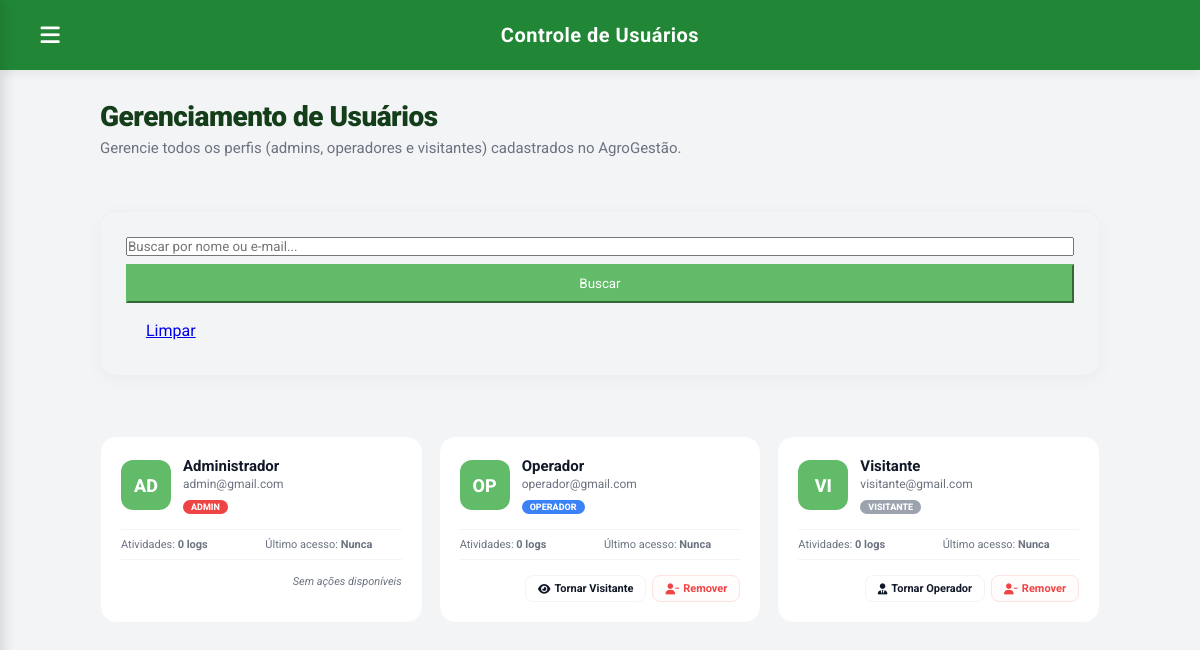
Screenshot of /ProducaoVegetal/admin_usuarios.php (signed in) with the database file from the repository.
### tables this page shows
CREATE TABLE IF NOT EXISTS `usuarios` (
  `id_usuario`  INT(11)      NOT NULL AUTO_INCREMENT,
  `nome`        VARCHAR(100) NOT NULL,
  `email`       VARCHAR(120) NOT NULL,
  `senha`       VARCHAR(255) NOT NULL,    
  `foto_perfil` VARCHAR(255)     DEFAULT NULL,
  `perfil`      VARCHAR(50)      DEFAULT 'operador',
  PRIMARY KEY (`id_usuario`),
  UNIQUE KEY `email` (`email`)
);

### ProducaoVegetal/auth.php (called while the page is built, shortened)
<?php
function obter_iniciais($nome) {
    $nomes = explode(' ', trim($nome));
    $iniciais = 'U';
    if (count($nomes) > 1) {
        $iniciais = strtoupper($nomes[0][0] . $nomes[count($nomes) - 1][0]);
    } else if (!empty($nomes[0])) {
        $iniciais = strtoupper(substr($nomes[0], 0, 2));
    }
    return $iniciais;
}
?>

### ProducaoVegetal/admin_usuarios.php (the view, shortened to what this page needs)
<?php
require_once '../Banco/conexao.php';
require_once 'auth.php';
$id_usuario_logado = $_SESSION['user_id'];
$busca = isset($_GET['busca']) ? trim($_GET['busca']) : '';
$where_sql = "1=1";
$q_users = $conn->query("
    SELECT u.id_usuario, u.nome, u.email, u.perfil, u.foto_perfil,
           (SELECT COUNT(*) FROM log l WHERE l.id_usuario = u.id_usuario) AS n_logs,
           (SELECT MAX(l.data_operacao) FROM log l WHERE l.id_usuario = u.id_usuario) AS ultima_atividade
    FROM usuarios u
    WHERE $where_sql
    ORDER BY u.perfil ASC, u.nome ASC
");
$usuarios = $q_users ? $q_users->fetch_all(MYSQLI_ASSOC) : [];
?>
<!DOCTYPE html>
<html lang="pt-BR">
<head>
    <link rel="stylesheet" href="https://cdnjs.cloudflare.com/ajax/libs/font-awesome/6.4.0/css/all.min.css">
    <link rel="stylesheet" href="style.css">
</head>
<body>
<div class="app-layout">
    <div class="main-wrapper">
        <header class="topbar">
            <div class="topbar-left">
                <button class="menu-btn" onclick="toggleMenu()"><i class="fa-solid fa-bars"></i></button>
                <div class="topbar-title">Controle de Usuários</div>
            </div>
        </header>
        <main class="main-content">
            <div class="content-wrapper">
                <div class="page-header">
                    <h1>Gerenciamento de Usuários</h1>
                    <p>Gerencie todos os perfis (admins, operadores e visitantes) cadastrados no AgroGestão.</p>
                </div>
                <div class="report-card" style="margin-bottom: 20px;">
                    <form method="GET" action="admin_usuarios.php" style="display:flex; gap:8px;">
                        <input type="text" name="busca" class="filter-input" style="flex:1;" placeholder="Buscar por nome ou e-mail..." value="<?php echo htmlspecialchars($busca); ?>">
                        <button type="submit" class="btn-export" style="background:var(--primary-green); color:white; border-color:var(--primary-green); padding:10px 20px;">
                            Buscar
                        </button>
                        <a href="admin_usuarios.php" class="btn-export" style="padding:10px 20px; display:inline-flex; align-items:center;">
                            Limpar
                        </a>
                    </form>
                </div>
                <div class="user-grid">
                    <?php if (empty($usuarios)): ?>
                        <div class="empty-state" style="grid-column: 1 / -1;">Nenhum usuário encontrado.</div>
                    <?php else: ?>
                        <?php foreach ($usuarios as $u):
                            $iniciais = obter_iniciais($u['nome']);
                        ?>
                            <div class="user-card">
                                <div class="user-header">
                                    <div class="user-avatar">
                                        <?php if (!empty($u['foto_perfil'])): ?>
                                            <img src="<?php echo htmlspecialchars($u['foto_perfil']); ?>" alt="Foto">
                                        <?php else: ?>
                                            <?php echo htmlspecialchars($iniciais); ?>
                                        <?php endif; ?>
                                    </div>
                                    <div class="user-meta">
                                        <h4><?php echo htmlspecialchars($u['nome']); ?></h4>
                                        <p><?php echo htmlspecialchars($u['email']); ?></p>
                                        <div style="margin-top: 4px;">
                                            <span class="perfil-badge badge-<?php echo $u['perfil']; ?>"><?php echo $u['perfil'] === 'admin' ? 'Admin' : ucfirst($u['perfil']); ?></span>
                                        </div>
                                    </div>
                                </div>
                                <div class="user-stats">
                                    <div>Atividades: <strong><?php echo $u['n_logs']; ?> logs</strong></div>
                                    <div>Último acesso: <strong><?php echo $u['ultima_atividade'] ? date('d/m H:i', strtotime($u['ultima_atividade'])) : 'Nunca'; ?></strong></div>
                                </div>
                                <div class="user-actions">
                                    <?php if ($u['id_usuario'] !== $id_usuario_logado && $u['perfil'] !== 'admin'): ?>
                                        <?php if ($u['perfil'] === 'visitante'): ?>
                                            <a href="admin_usuarios.php?action=tornar_operador&id=<?php echo $u['id_usuario']; ?>&busca=<?php echo urlencode($busca); ?>" class="btn-act btn-act-role">
                                                <i class="fa-solid fa-user-tie"></i> Tornar Operador
                                            </a>
                                        <?php elseif ($u['perfil'] === 'operador'): ?>
                                            <a href="admin_usuarios.php?action=tornar_visitante&id=<?php echo $u['id_usuario']; ?>&busca=<?php echo urlencode($busca); ?>" class="btn-act btn-act-role">
                                                <i class="fa-solid fa-eye"></i> Tornar Visitante
                                            </a>
                                        <?php endif; ?>
                                        <a href="admin_usuarios.php?action=delete&id=<?php echo $u['id_usuario']; ?>&busca=<?php echo urlencode($busca); ?>" class="btn-act btn-act-del" onclick="return confirm('Deseja realmente remover este usuário?')">
                                            <i class="fa-solid fa-user-minus"></i> Remover
                                        </a>
                                    <?php else: ?>
                                        <span style="font-size: 11px; color: var(--text-gray); font-style: italic;">Sem ações disponíveis</span>
                                    <?php endif; ?>
                                </div>
                            </div>
                        <?php endforeach; ?>
                    <?php endif; ?>
                </div>
            </div>
        </main>
    </div>
</div>
</body>
</html>

### ProducaoVegetal/admin_usuarios.php (style rules this page uses)
.user-grid { display: grid; grid-template-columns: repeat(auto-fit, minmax(300px, 1fr)); gap: 16px; margin-top: 16px; }
.user-card { background: var(--card-bg); border: 1px solid var(--border-color); border-radius: 16px; padding: 20px; display: flex; flex-direction: column; gap: 15px; position: relative; transition: transform .2s, box-shadow .2s; }
.user-header { display: flex; gap: 12px; align-items: center; }
.user-avatar { width: 50px; height: 50px; border-radius: 12px; overflow: hidden; background: var(--primary-green); color: white; display: flex; justify-content: center; align-items: center; font-size: 18px; font-weight: 800; }
.user-meta { flex: 1; min-width: 0; }
.user-meta h4 { font-size: 15px; color: var(--text-main); font-weight: 700; margin: 0 0 2px; }
.user-meta p { font-size: 12px; color: var(--text-gray); margin: 0; }
.perfil-badge { display: inline-block; padding: 2px 8px; border-radius: 20px; font-size: 9px; font-weight: 800; text-transform: uppercase; color: white; }
.badge-admin { background: #ef4444; }
.badge-operador { background: #3b82f6; }
.badge-visitante { background: #9ca3af; }
.user-stats { display: grid; grid-template-columns: 1fr 1fr; gap: 8px; font-size: 11px; color: var(--text-gray); border-top: 1px solid var(--border-color); border-bottom: 1px solid var(--border-color); padding: 8px 0; }
.user-actions { display: flex; gap: 6px; justify-content: flex-end; }
.btn-act { padding: 6px 12px; border-radius: 8px; font-size: 11px; font-weight: 700; border: 1.5px solid; cursor: pointer; text-decoration: none; display: inline-flex; align-items: center; gap: 4px; transition: all .2s; }
.btn-act-role { border-color: var(--border-color); color: var(--text-main); background: transparent; }
.btn-act-del { border-color: #fee2e2; color: #ef4444; background: #fee2e220; }

### rows the page displays
usuarios: nome "AD", nome "Administrador", email "admin@gmail.com", perfil "ADMIN", n_logs "0", shows "Sem ações disponíveis"
usuarios: nome "OP", nome "Operador", email "operador@gmail.com", perfil "OPERADOR", n_logs "0"
usuarios: nome "VI", nome "Visitante", email "visitante@gmail.com", perfil "VISITANTE", n_logs "0"
